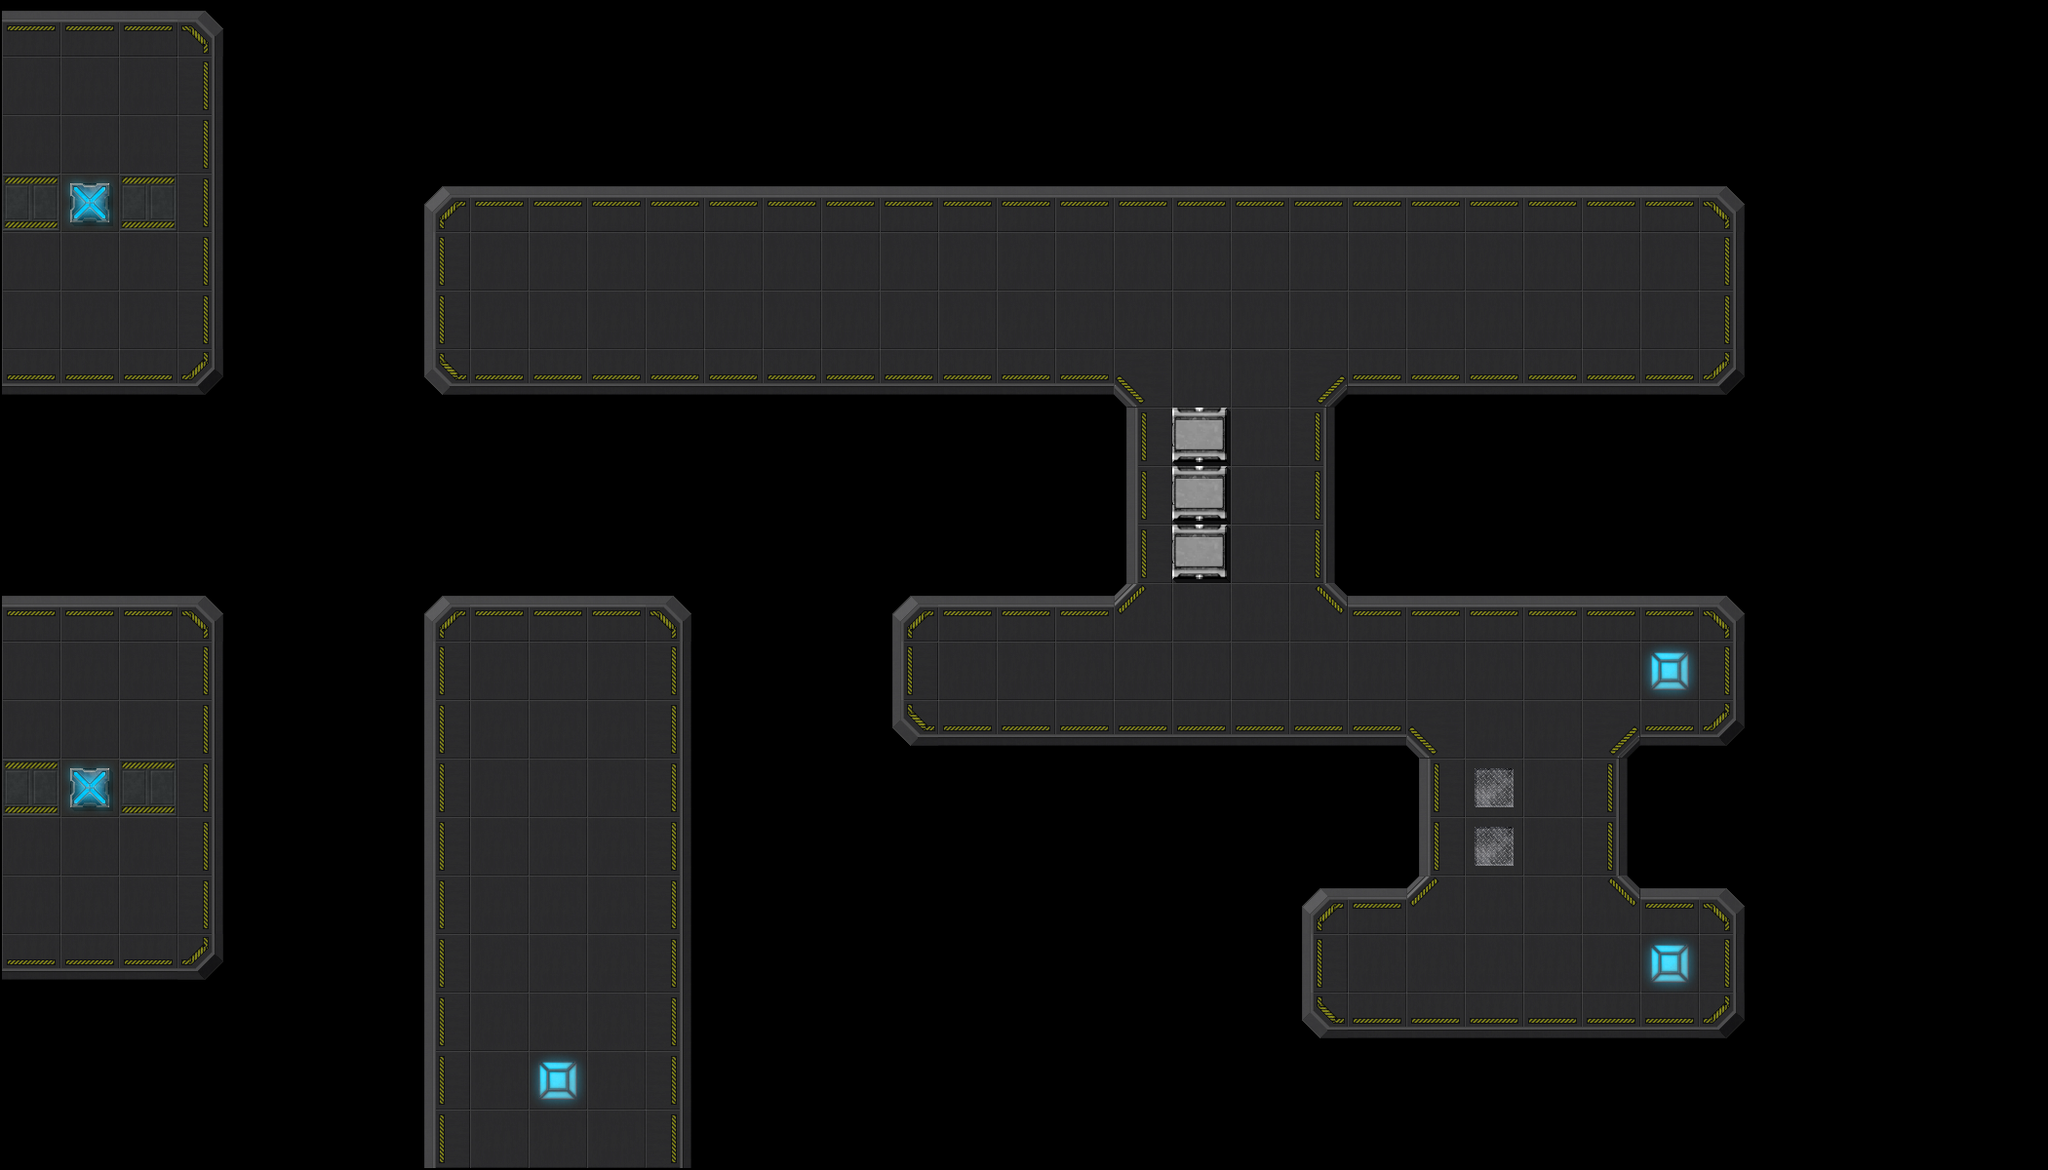

Below is a game level as drawn by its tile map, then a one-line description and the .tmx file that defines it, in full:
An orthogonal 35x20 tile map with 60x60 px tiles, 1 tile layer (Platform) and 3 objects (2x Path, Base).

<map version="1.0" orientation="orthogonal" renderorder="right-down" width="35" height="20" tilewidth="60" tileheight="60" nextobjectid="28">
 <tileset firstgid="1" name="Set-1" tilewidth="64" tileheight="64" tilecount="32" columns="8">
  <image source="Set-1.png" width="512" height="256" />
  <tile id="0">
   <properties>
    <property name="Type" type="int" value="2" />
   </properties>
  </tile>
  <tile id="1">
   <properties>
    <property name="Type" type="int" value="1" />
   </properties>
  </tile>
  <tile id="2">
   <properties>
    <property name="Type" type="int" value="1" />
   </properties>
  </tile>
  <tile id="3">
   <properties>
    <property name="Type" type="int" value="1" />
   </properties>
  </tile>
  <tile id="4">
   <properties>
    <property name="Type" type="int" value="1" />
   </properties>
  </tile>
  <tile id="5">
   <properties>
    <property name="Type" type="int" value="1" />
   </properties>
  </tile>
  <tile id="6">
   <properties>
    <property name="Type" type="int" value="1" />
   </properties>
  </tile>
  <tile id="7">
   <properties>
    <property name="Type" type="int" value="1" />
   </properties>
  </tile>
  <tile id="8">
   <properties>
    <property name="Type" type="int" value="1" />
   </properties>
  </tile>
  <tile id="9">
   <properties>
    <property name="Type" type="int" value="1" />
   </properties>
  </tile>
  <tile id="10">
   <properties>
    <property name="Type" type="int" value="1" />
   </properties>
  </tile>
  <tile id="11">
   <properties>
    <property name="Type" type="int" value="1" />
   </properties>
  </tile>
  <tile id="12">
   <properties>
    <property name="Type" type="int" value="1" />
   </properties>
  </tile>
  <tile id="13">
   <properties>
    <property name="Type" type="int" value="1" />
   </properties>
  </tile>
  <tile id="14">
   <properties>
    <property name="Type" type="int" value="1" />
   </properties>
  </tile>
  <tile id="15">
   <properties>
    <property name="Type" type="int" value="1" />
   </properties>
  </tile>
  <tile id="16">
   <properties>
    <property name="Type" type="int" value="1" />
   </properties>
  </tile>
  <tile id="17">
   <properties>
    <property name="Type" type="int" value="1" />
   </properties>
  </tile>
  <tile id="18">
   <properties>
    <property name="Type" type="int" value="1" />
   </properties>
  </tile>
  <tile id="19">
   <properties>
    <property name="Type" type="int" value="1" />
   </properties>
  </tile>
  <tile id="20">
   <properties>
    <property name="Type" type="int" value="1" />
   </properties>
  </tile>
  <tile id="21">
   <properties>
    <property name="Type" type="int" value="1" />
   </properties>
  </tile>
  <tile id="22">
   <properties>
    <property name="Type" type="int" value="1" />
   </properties>
  </tile>
  <tile id="23">
   <properties>
    <property name="Type" type="int" value="1" />
   </properties>
  </tile>
  <tile id="24">
   <properties>
    <property name="Type" type="int" value="1" />
   </properties>
  </tile>
  <tile id="25">
   <properties>
    <property name="Type" type="int" value="1" />
   </properties>
  </tile>
  <tile id="26">
   <properties>
    <property name="Type" type="int" value="1" />
   </properties>
  </tile>
  <tile id="27">
   <properties>
    <property name="Type" type="int" value="1" />
   </properties>
  </tile>
  <tile id="28">
   <properties>
    <property name="Type" type="int" value="1" />
   </properties>
  </tile>
  <tile id="29">
   <properties>
    <property name="Type" type="int" value="1" />
   </properties>
  </tile>
  <tile id="30">
   <properties>
    <property name="Type" type="int" value="1" />
   </properties>
  </tile>
  <tile id="31">
   <properties>
    <property name="Type" type="int" value="1" />
   </properties>
  </tile>
 </tileset>
 <layer name="Platform" width="35" height="20">
  <data encoding="csv">
6,6,6,4,0,0,0,0,0,0,0,0,0,0,0,0,0,0,0,0,0,0,0,0,0,0,0,0,0,0,0,0,0,0,0,
1,1,1,9,0,0,0,0,0,0,0,0,0,0,0,0,0,0,0,0,0,0,0,0,0,0,0,0,0,0,0,0,0,0,0,
1,1,1,9,0,0,0,0,0,0,0,0,0,0,0,0,0,0,0,0,0,0,0,0,0,0,0,0,0,0,0,0,0,0,0,
24,17,24,9,0,0,0,2,6,6,6,6,6,6,6,6,6,6,6,6,6,6,6,6,6,6,6,6,6,4,0,0,0,0,0,
1,1,1,9,0,0,0,7,1,1,1,1,1,1,1,1,1,1,1,1,1,1,1,1,1,1,1,1,1,9,0,0,0,0,0,
1,1,1,9,0,0,0,7,1,1,1,1,1,1,1,1,1,1,1,1,1,1,1,1,1,1,1,1,1,9,0,0,0,0,0,
8,8,8,5,0,0,0,3,8,8,8,8,8,8,8,8,8,8,8,11,1,1,13,8,8,8,8,8,8,5,0,0,0,0,0,
0,0,0,0,0,0,0,0,0,0,0,0,0,0,0,0,0,0,0,7,22,1,9,0,0,0,0,0,0,0,0,0,0,0,0,
0,0,0,0,0,0,0,0,0,0,0,0,0,0,0,0,0,0,0,7,22,1,9,0,0,0,0,0,0,0,0,0,0,0,0,
0,0,0,0,0,0,0,0,0,0,0,0,0,0,0,0,0,0,0,7,22,1,9,0,0,0,0,0,0,0,0,0,0,0,0,
6,6,6,4,0,0,0,2,6,6,6,4,0,0,0,2,6,6,6,10,1,1,12,6,6,6,6,6,6,4,0,0,0,0,0,
1,1,1,9,0,0,0,7,1,1,1,9,0,0,0,7,1,1,1,1,1,1,1,1,1,1,1,1,23,9,0,0,0,0,0,
1,1,1,9,0,0,0,7,1,1,1,9,0,0,0,3,8,8,8,8,8,8,8,8,11,1,1,13,8,5,0,0,0,0,0,
24,17,24,9,0,0,0,7,1,1,1,9,0,0,0,0,0,0,0,0,0,0,0,0,7,14,1,9,0,0,0,0,0,0,0,
1,1,1,9,0,0,0,7,1,1,1,9,0,0,0,0,0,0,0,0,0,0,0,0,7,14,1,9,0,0,0,0,0,0,0,
1,1,1,9,0,0,0,7,1,1,1,9,0,0,0,0,0,0,0,0,0,0,2,6,10,1,1,12,6,4,0,0,0,0,0,
8,8,8,5,0,0,0,7,1,1,1,9,0,0,0,0,0,0,0,0,0,0,7,1,1,1,1,1,23,9,0,0,0,0,0,
0,0,0,0,0,0,0,7,1,1,1,9,0,0,0,0,0,0,0,0,0,0,3,8,8,8,8,8,8,5,0,0,0,0,0,
0,0,0,0,0,0,0,7,1,23,1,9,0,0,0,0,0,0,0,0,0,0,0,0,0,0,0,0,0,0,0,0,0,0,0,
0,0,0,0,0,0,0,7,1,1,1,9,0,0,0,0,0,0,0,0,0,0,0,0,0,0,0,0,0,0,0,0,0,0,0
</data>
 </layer>
 <objectgroup name="GameObjects">
  <object id="1" name="Base" x="1858.67" y="422" width="180" height="180" />
  <object id="22" name="Path" x="-28" y="1116">
   <polyline points="0,0 350,-4 358,-1024 1974,-1028" />
  </object>
  <object id="26" name="Path" x="-36" y="508">
   <polyline points="0,0 844,0 852,314 1280,668 1994,664" />
  </object>
 </objectgroup>
</map>
